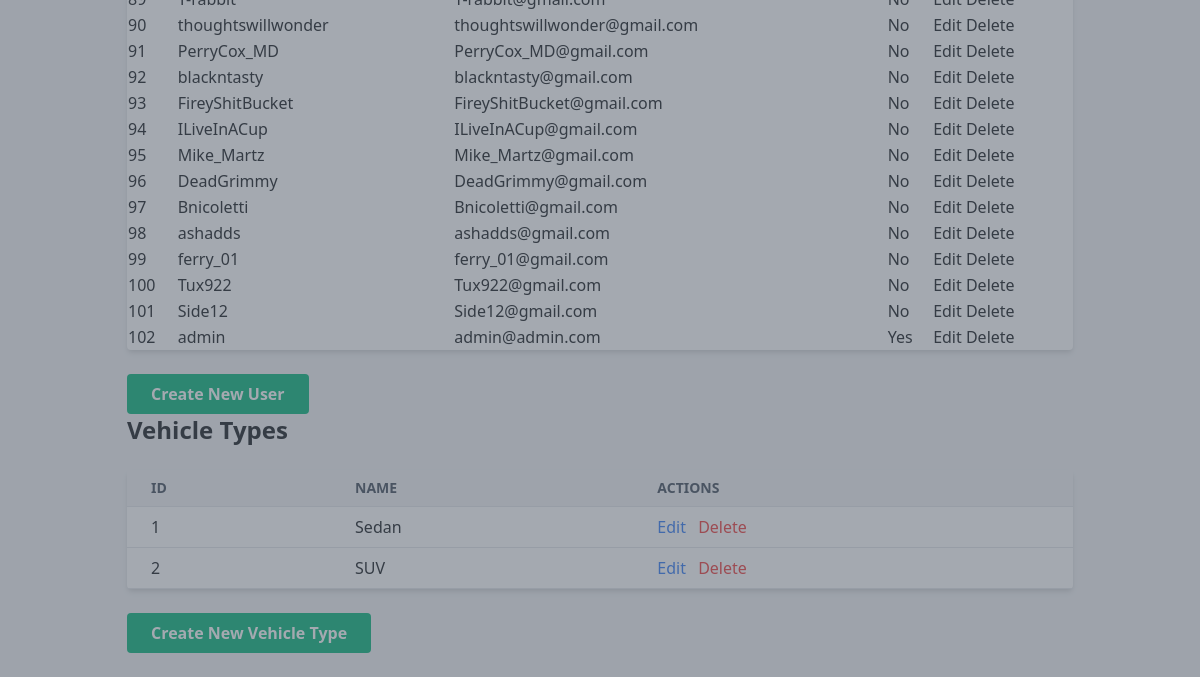
Page /admin (signed in, lower part) on the earlier database version.
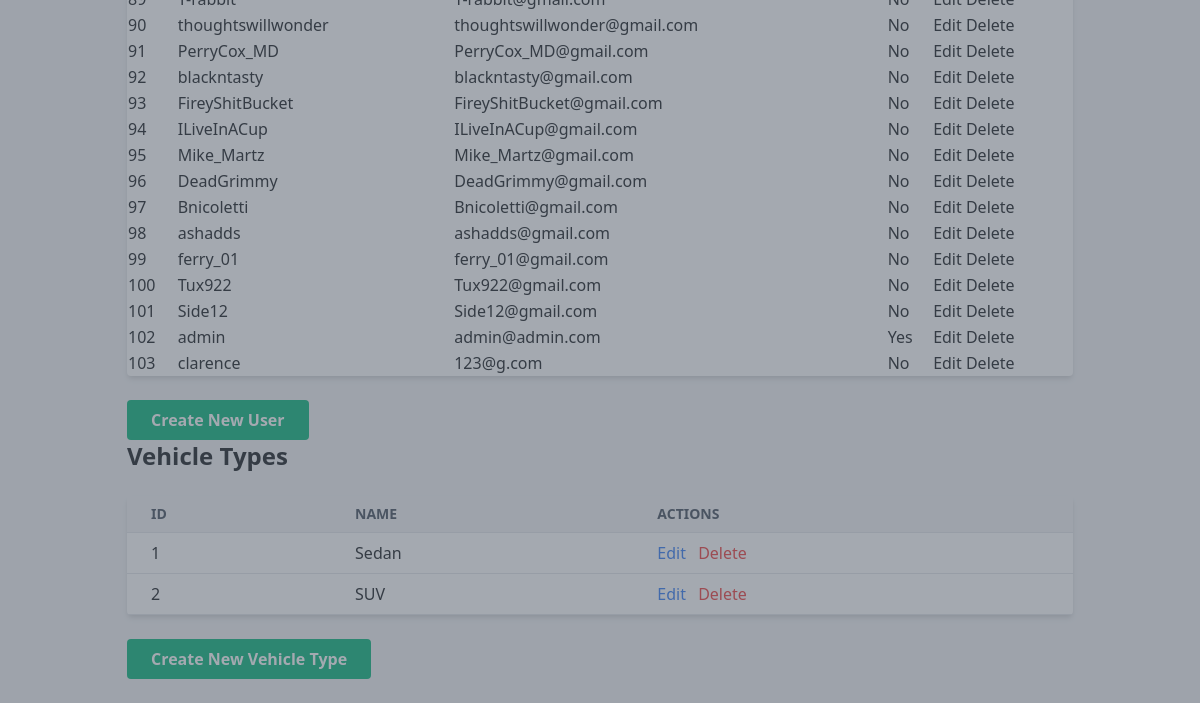
Same page on the later database version.
### tables this page shows
CREATE TABLE user (
    user_id INTEGER PRIMARY KEY AUTOINCREMENT,
    username VARCHAR(64) NOT NULL,
    email VARCHAR(100) NOT NULL,
    password_hash VARCHAR(255) NOT NULL,
    created_at DATETIME DEFAULT CURRENT_TIMESTAMP,
    admin INTEGER DEFAULT 0
);

CREATE TABLE vehicle_type (
    type_id INTEGER PRIMARY KEY AUTOINCREMENT,
    name VARCHAR(20) NOT NULL
);

### app.py (the view, shortened to what this page needs)
@app.route('/admin')
@login_required
def admin():
    if not current_user.admin:
        flash('Access denied. Admin privileges required.')
        return redirect(url_for('home'))
    conn = get_db_connection()
    users = User.get_all_users()
    vehicle_types = conn.execute('SELECT * FROM vehicle_type').fetchall()
    brands = conn.execute('SELECT * FROM brand').fetchall()
    models = conn.execute('''
        SELECT model.model_id, model.name as model_name, brand.name as brand_name, vehicle_type.name as type_name
        FROM model
        JOIN brand ON model.brand_id = brand.brand_id
        JOIN vehicle_type ON model.type_id = vehicle_type.type_id
        ORDER BY model.name
    ''').fetchall()
    colors = conn.execute('SELECT * FROM color').fetchall()
    wheel_sets = conn.execute('SELECT * FROM wheel_set').fetchall()
    conn.close()
    return render_template('admin.html', users=users, vehicle_types=vehicle_types,
                           brands=brands, models=models, colors=colors, wheel_sets=wheel_sets)

### app.py (called while the page is built)
def get_db_connection():
    conn = sqlite3.connect(DATABASE)
    conn.row_factory = sqlite3.Row  # This enables column access by name: row['column_name']
    return conn

@login_manager.user_loader
def load_user(user_id):
    return User.get(user_id)

    @staticmethod
    def get(user_id):
        conn = get_db_connection()
        user_data = conn.execute('SELECT * FROM user WHERE user_id = ?', (user_id,)).fetchone()
        conn.close()
        if user_data:
            return User(
                user_id=user_data['user_id'],
                username=user_data['username'],
                email=user_data['email'],
                password_hash=user_data['password_hash'],
                admin=bool(user_data['admin'])
            )
        return None

### templates/admin.html (shortened to what this page needs)
{% extends "base.html" %}
{% block content %}
<!DOCTYPE html>
<html lang="en">
<head>
    <link href="https://cdn.jsdelivr.net/npm/tailwindcss@2.2.19/dist/tailwind.min.css" rel="stylesheet">
</head>
<body class="bg-gray-100">
    <div class="container mx-auto p-6" x-data="{ activeTab: 'users', showModal: false, modalContent: '' }">
        <div x-show="activeTab === 'users'">
            <table class="w-full bg-white shadow-md rounded mb-4">
                {% for user in users %}
                <tr>
                    <td>{{ user.id }}</td>
                    <td>{{ user.username }}</td>
                    <td>{{ user.email }}</td>
                    <td>{{ 'Yes' if user.admin else 'No' }}</td>
                    <td>
                        <a href="{{ url_for('update_user', user_id=user.id) }}">Edit</a>
                        <form method="POST" action="{{ url_for('delete_user', user_id=user.id) }}" style="display: inline;">
                            <button type="submit" onclick="return confirm('Are you sure you want to delete this user?')">Delete</button>
                        </form>
                    </td>
                </tr>
            {% endfor %}
            </table>
            <button @click="showModal = true; modalContent = 'create_user'" class="bg-green-500 hover:bg-green-700 text-white font-bold py-2 px-4 rounded">Create New User</button>
        </div>
        <div x-show="activeTab === 'vehicle_types'">
            <h2 class="text-2xl font-bold mb-4">Vehicle Types</h2>
            <table class="w-full bg-white shadow-md rounded mb-4">
                <thead>
                    <tr>
                        <th class="py-2 px-4 bg-gray-100 font-bold uppercase text-sm text-gray-600 border-b border-gray-200">ID</th>
                        <th class="py-2 px-4 bg-gray-100 font-bold uppercase text-sm text-gray-600 border-b border-gray-200">Name</th>
                        <th class="py-2 px-4 bg-gray-100 font-bold uppercase text-sm text-gray-600 border-b border-gray-200">Actions</th>
                    </tr>
                </thead>
                <tbody>
                    {% for vehicle_type in vehicle_types %}
                    <tr>
                        <td class="py-2 px-4 border-b border-gray-200">{{ vehicle_type.type_id }}</td>
                        <td class="py-2 px-4 border-b border-gray-200">{{ vehicle_type.name }}</td>
                        <td class="py-2 px-4 border-b border-gray-200">
                            <button @click="showModal = true; modalContent = 'edit_vehicle_type_{{ vehicle_type.type_id }}'" class="text-blue-500 hover:text-blue-700">Edit</button>
                            <form action="{{ url_for('admin') }}" method="POST" class="inline">
                                <button type="submit" class="text-red-500 hover:text-red-700 ml-2">Delete</button>
                            </form>
                        </td>
                    </tr>
                    {% endfor %}
                </tbody>
            </table>
            <button @click="showModal = true; modalContent = 'create_vehicle_type'" class="bg-green-500 hover:bg-green-700 text-white font-bold py-2 px-4 rounded">Create New Vehicle Type</button>
        </div>
        <div x-show="showModal" class="fixed inset-0 bg-gray-600 bg-opacity-50 overflow-y-auto h-full w-full" x-cloak>
        </div>
    </div>
</body>
</html>
{% endblock %}

Differences in the rows shown:
added user: id "103", username "clarence", email "123@g.com", admin "No"
